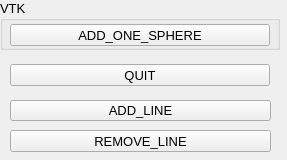
<?xml version="1.0" encoding="UTF-8"?>
<ui version="4.0">
 <class>MainWindow</class>
 <widget class="QMainWindow" name="MainWindow">
  <property name="geometry">
   <rect>
    <x>0</x>
    <y>0</y>
    <width>287</width>
    <height>160</height>
   </rect>
  </property>
  <property name="font">
   <font>
    <pointsize>10</pointsize>
   </font>
  </property>
  <property name="windowTitle">
   <string>MainWindow</string>
  </property>
  <widget class="QWidget" name="centralwidget">
   <widget class="QGroupBox" name="GUI_SCAN">
    <property name="geometry">
     <rect>
      <x>0</x>
      <y>0</y>
      <width>280</width>
      <height>50</height>
     </rect>
    </property>
    <property name="title">
     <string>VTK</string>
    </property>
    <widget class="QWidget" name="gridLayoutWidget_4">
     <property name="geometry">
      <rect>
       <x>10</x>
       <y>20</y>
       <width>260</width>
       <height>30</height>
      </rect>
     </property>
     <layout class="QGridLayout" name="gridLayout_5">
      <item row="0" column="0">
       <widget class="QToolButton" name="btn_add_sphere">
        <property name="minimumSize">
         <size>
          <width>60</width>
          <height>0</height>
         </size>
        </property>
        <property name="maximumSize">
         <size>
          <width>16777</width>
          <height>16777215</height>
         </size>
        </property>
        <property name="text">
         <string>ADD_ONE_SPHERE</string>
        </property>
       </widget>
      </item>
     </layout>
    </widget>
   </widget>
   <widget class="QWidget" name="gridLayoutWidget_5">
    <property name="geometry">
     <rect>
      <x>10</x>
      <y>60</y>
      <width>260</width>
      <height>30</height>
     </rect>
    </property>
    <layout class="QGridLayout" name="gridLayout_6">
     <item row="0" column="0">
      <widget class="QToolButton" name="btn_quit">
       <property name="minimumSize">
        <size>
         <width>60</width>
         <height>0</height>
        </size>
       </property>
       <property name="maximumSize">
        <size>
         <width>16777</width>
         <height>16777215</height>
        </size>
       </property>
       <property name="text">
        <string>QUIT</string>
       </property>
      </widget>
     </item>
    </layout>
   </widget>
   <widget class="QToolButton" name="btn_add_line">
    <property name="geometry">
     <rect>
      <x>10</x>
      <y>100</y>
      <width>261</width>
      <height>21</height>
     </rect>
    </property>
    <property name="text">
     <string>ADD_LINE</string>
    </property>
   </widget>
   <widget class="QToolButton" name="btn_remove_line">
    <property name="geometry">
     <rect>
      <x>10</x>
      <y>130</y>
      <width>261</width>
      <height>22</height>
     </rect>
    </property>
    <property name="text">
     <string>REMOVE_LINE</string>
    </property>
   </widget>
  </widget>
 </widget>
 <resources/>
 <connections/>
</ui>
